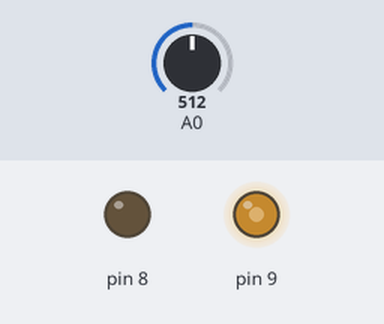
The sketch below on a simulated Arduino Uno, built with avr-gcc and run on an emulated ATmega328P. Parts: output pins drawn as LEDs (lit = HIGH). The test bench sets the inputs (shaded band); at power-on: A0 = 512. What the sketch prints to the serial monitor is not drawn.

Above: at 0.2 s.
At 30.3 s:
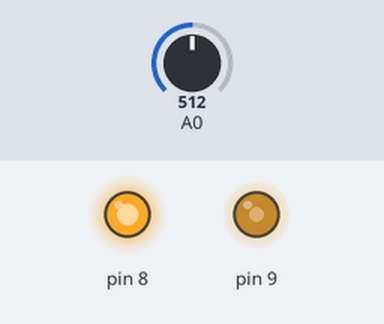
Timing chart, 0 to 31.8 s (numbered marks = the images above):
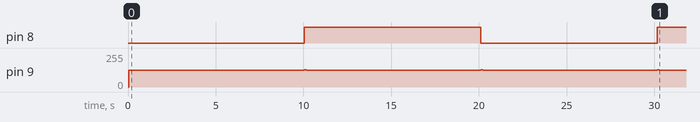

The sketch:

Arduino_sensing.ino
```cpp
//****************************************************************************************
// Illutron take on Disney style capacitive touch sensor using only passives and Arduino
// Dzl 2012
//****************************************************************************************


//                              10n
// PIN 9 --[10k]-+-----10mH---+--||-- OBJECT
//               |            |
//              3.3k          |
//               |            V 1N4148 diode
//              GND           |
//                            |
//Analog 0 ---+------+--------+
//            |      |
//          100pf   1MOmhm
//            |      |
//           GND    GND


#define SET(x,y) (x |=(1<<y))				//-Bit set/clear macros
#define CLR(x,y) (x &= (~(1<<y)))       		// |
#define CHK(x,y) (x & (1<<y))           		// |
#define TOG(x,y) (x^=(1<<y))            		//-+


#define N 160  //How many frequencies

float results[N];            //-Filtered result buffer
float freq[N];            //-Filtered result buffer
int sizeOfArray = N;


void setup()
{


  TCCR1A=0b10000010;        //-Set up frequency generator
  TCCR1B=0b00011001;        //-+
  ICR1=110;
  OCR1A=55;

  pinMode(9,OUTPUT);        //-Signal generator pin
  pinMode(8,OUTPUT);        //-Sync (test) pin

  Serial.begin(115200);

  for(int i=0;i<N;i++)      //-Preset results
    results[i]=0;         //-+
}

void loop()
{
  unsigned int d;

  int counter = 0;
  for(unsigned int d=0;d<N;d++)
  {
    int v=analogRead(0);    //-Read response signal
    CLR(TCCR1B,0);          //-Stop generator
    TCNT1=0;                //-Reload new frequency
    ICR1=d;                 // |
    OCR1A=d/2;              //-+
    SET(TCCR1B,0);          //-Restart generator

    results[d]=results[d]*0.5+(float)(v)*0.5; //Filter results
    Serial.println(TCCR1B);

 //   plot(v,0);              //-Display
 //   plot(results[d],1);
  // delayMicroseconds(1);
  }
  delay(10000);


    //PlottArray(1,freq,results);


  TOG(PORTB,0);            //-Toggle pin 8 after each sweep (good for scope)
}
```

Measured:
- by itself, pin 8: LOW → HIGH at 10.0 s, → LOW 10.0 s later, → HIGH 10.0 s later
- by itself, pin 9: repeats every 10.0 s: 127/255 9.9 s, 128/255 0.12 s
